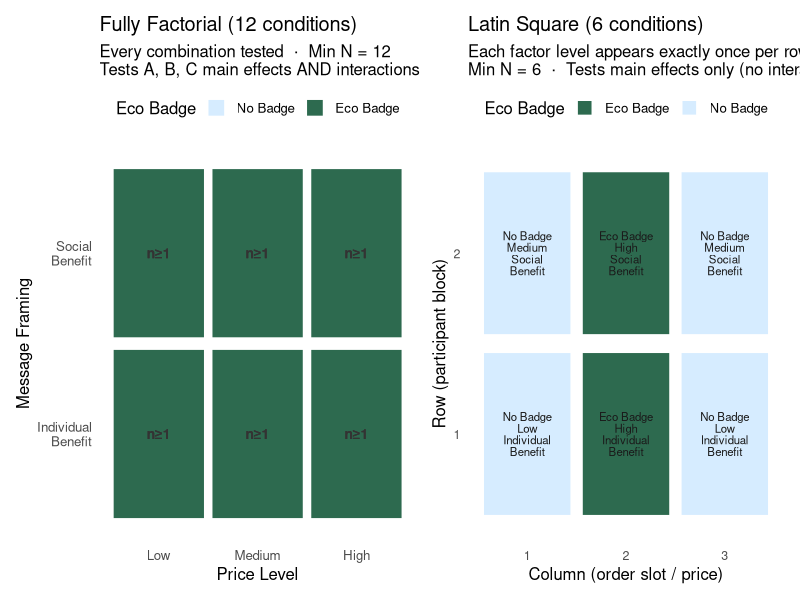
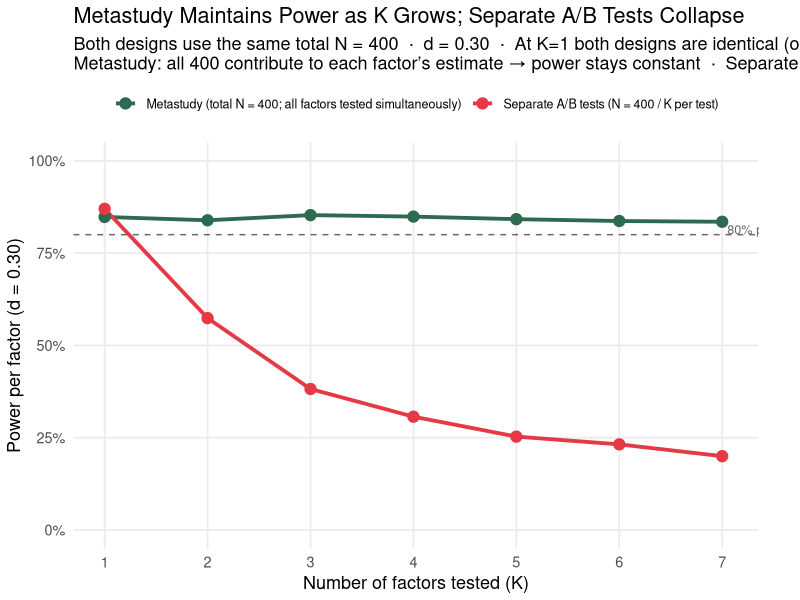
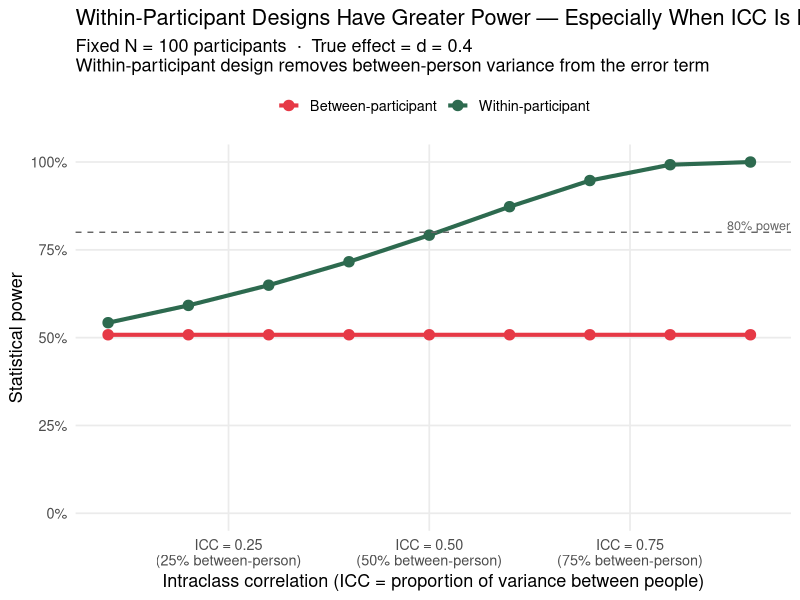

These charts were generated, in order, by the following R code:
## ---- chunk 1
knitr::opts_chunk$set(
  echo    = TRUE,
  fig.width  = 9,
  fig.height = 5,
  fig.path   = "figs/",
  dev        = "svg"
)
dir.create("figs", recursive = TRUE, showWarnings = FALSE)
## ---- chunk 2
#| code-summary: "▶ Load required packages"
library(tidyverse); library(ggplot2); library(knitr); library(scales); library(patchwork)
if (!requireNamespace("lavaan", quietly = TRUE)) install.packages("lavaan")
library(lavaan)
set.seed(2025)
## ---- chunk 3
#| code-summary: "▶ Visualize: CRD vs. Factorial vs. Latin Square cell structures"

# ── Fully factorial: all A×B×C combinations ──────────────────────────────────
fact_df <- expand.grid(
  EcoBadge  = c("No Badge", "Eco Badge"),
  PriceLevel = c("Low", "Medium", "High"),
  Framing    = c("Individual\nBenefit", "Social\nBenefit")
) |>
  mutate(cell = paste(EcoBadge, PriceLevel, Framing, sep = "\n"),
         design = "Fully Factorial\n(12 cells, 12N total)")

# ── Latin square: Factor C varied across rows and Factor A×B as column×row
# 2×3 Latin Square (accommodate unequal levels by using 3×3 and dropping one row)
ls_grid <- expand.grid(Row = 1:2, Col = 1:3) |>
  mutate(
    EcoBadge   = ifelse(Col %in% c(1, 3), "No Badge", "Eco Badge"),
    PriceLevel = c("Low","Medium","High","High","Low","Medium"),
    Framing    = c("Individual\nBenefit","Social\nBenefit","Individual\nBenefit",
                   "Social\nBenefit","Individual\nBenefit","Social\nBenefit"),
    design     = "Latin Square\n(6 cells, 6N total)"
  )

# ── CRD: just two cells (eco vs. no eco, collapsing B and C) ─────────────────
crd_df <- data.frame(
  EcoBadge   = c("No Badge", "Eco Badge"),
  PriceLevel = "Pooled\n(B,C varied\nbut uncontrolled)",
  Framing    = "Pooled",
  design     = "Simple A/B (CRA)\n(2 cells, N total)",
  Row = 1, Col = 1:2
)

# ── Plot factorial and latin square side by side ──────────────────────────────
p_fact <- ggplot(fact_df, aes(x = PriceLevel, y = Framing, fill = EcoBadge)) +
  geom_tile(color = "white", linewidth = 1.2, width = 0.95, height = 0.95) +
  geom_text(aes(label = paste0("n\u2265", ifelse(EcoBadge == "Eco Badge", "1", "1"))),
            size = 3.5, fontface = "bold", color = "gray20") +
  scale_fill_manual(values = c("No Badge" = "#d6ecff", "Eco Badge" = "#2d6a4f"),
                    name = "Eco Badge") +
  labs(title = "Fully Factorial (12 conditions)",
       subtitle = "Every combination tested  \u00b7  Min N = 12\nTests A, B, C main effects AND interactions",
       x = "Price Level", y = "Message Framing") +
  theme_minimal(base_size = 12) +
  theme(panel.grid = element_blank(), legend.position = "top")

p_ls <- ggplot(ls_grid, aes(x = factor(Col), y = factor(Row), fill = EcoBadge)) +
  geom_tile(color = "white", linewidth = 1.5, width = 0.92, height = 0.92) +
  geom_text(aes(label = paste0(EcoBadge, "\n", PriceLevel, "\n", Framing)),
            size = 2.9, lineheight = 0.85, color = "gray10") +
  scale_fill_manual(values = c("No Badge" = "#d6ecff", "Eco Badge" = "#2d6a4f"),
                    name = "Eco Badge") +
  labs(title = "Latin Square (6 conditions)",
       subtitle = "Each factor level appears exactly once per row and column\nMin N = 6  \u00b7  Tests main effects only (no interactions)",
       x = "Column (order slot / price)", y = "Row (participant block)") +
  theme_minimal(base_size = 12) +
  theme(panel.grid = element_blank(), legend.position = "top",
        axis.text = element_text(size = 9))

p_fact + p_ls
## ---- chunk 4
#| code-summary: "▶ Table: design comparison on key dimensions"

design_tab <- data.frame(
  Design = c("Simple A/B (CRA)", "Fully Factorial", "Latin Square"),
  `Conditions` = c(2, 12, 6),
  `Min N (1 obs/cell)` = c(2, 12, 6),
  `Main effects testable` = c("A only", "A, B, C", "A, B, C"),
  `Interactions testable` = c("None", "A\u00d7B, A\u00d7C, B\u00d7C, A\u00d7B\u00d7C", "None"),
  `Orthogonality coverage` = c("Only A vs. B,C confounded", "Perfect within cells", "Approximate — by design"),
  check.names = FALSE
)

kable(design_tab,
      caption = "Design comparison: efficiency, testability, and orthogonality coverage")
## ---- chunk 5
#| code-summary: "▶ Simulate: metastudy maintains power as K grows; separate A/B tests collapse"

set.seed(2026)
K_vec   <- 1:7       # 1 to 7 factors (stop at K = 7)
N_total <- 400       # fixed total budget (same for both designs)
d       <- 0.30      # true effect size per factor
n_sim   <- 1000      # simulations per cell

# ── Metastudy: all N=400 test all K factors simultaneously (orthogonal OLS) ────
# Key: each factor is assigned orthogonally, so estimating Factor 1 uses all N
# participants (N/2 per level), regardless of K. SE ≈ 2*sigma/sqrt(N) = constant.
# At K=1 this is identical to a single A/B test with N participants.
sim_meta_power <- function(N, K, d, n_sim = 500) {
  mean(replicate(n_sim, {
    # Random ±0.5 assignment to each of K orthogonal factors
    X   <- matrix(sample(c(-0.5, 0.5), N * K, replace = TRUE), nrow = N)
    Y   <- X %*% rep(d, K) + rnorm(N, 0, 1)
    fit <- lm(Y ~ X)
    # p-value for Factor 1 (all factors symmetric by design)
    coef(summary(fit))[2, 4] < 0.05
  }))
}

# ── Separate A/B tests: total N = 400 split EQUALLY among K tests ─────────────
# Each of the K factors gets its own study with N/K participants.
# At K=1: N_per_test = 400 → identical to metastudy (K=1 case) → equal power.
# As K grows: N_per_test = 400/K shrinks → power falls.
sim_ab_power <- function(N_per_test, d, n_sim = 500) {
  n_t <- ceiling(N_per_test / 2)
  n_c <- floor(N_per_test / 2)
  mean(replicate(n_sim, {
    obs <- mean(rnorm(n_t,  d / 2, 1)) - mean(rnorm(n_c, -d / 2, 1))
    se  <- sqrt(1/n_t + 1/n_c)
    abs(obs / se) > qnorm(0.975)
  }))
}

meta_powers <- sapply(K_vec, function(K) sim_meta_power(N_total, K, d, n_sim))
ab_powers   <- sapply(K_vec, function(K) sim_ab_power(floor(N_total / K), d, n_sim))

power_df <- data.frame(
  n_factors = rep(K_vec, 2),
  power     = c(meta_powers, ab_powers),
  design    = rep(c("Metastudy (total N = 400; all factors tested simultaneously)",
                    "Separate A/B tests (N = 400 / K per test)"),
                 each = length(K_vec))
)

ggplot(power_df, aes(x = n_factors, y = power,
                     color = design, group = design)) +
  geom_line(linewidth = 1.3) +
  geom_point(size = 3.5) +
  geom_hline(yintercept = 0.80, linetype = "dashed", color = "gray40") +
  annotate("text", x = 7.05, y = 0.815, label = "80% power",
           color = "gray40", size = 3.2, hjust = 0) +
  scale_color_manual(
    values = c("Metastudy (total N = 400; all factors tested simultaneously)" = "#2d6a4f",
               "Separate A/B tests (N = 400 / K per test)"                   = "#e63946"),
    name = NULL) +
  scale_y_continuous(labels = percent_format(accuracy = 1), limits = c(0, 1)) +
  scale_x_continuous(breaks = K_vec) +
  labs(x = "Number of factors tested (K)",
       y = "Power per factor (d = 0.30)",
       title = "Metastudy Maintains Power as K Grows; Separate A/B Tests Collapse",
       subtitle = paste0(
         "Both designs use the same total N = 400  \u00b7  d = 0.30  \u00b7  At K=1 both designs are identical (one A/B test, N=400)\n",
         "Metastudy: all 400 contribute to each factor\u2019s estimate \u2192 power stays constant  \u00b7  ",
         "Separate A/B: 400/K per test \u2192 power falls")) +
  theme_minimal(base_size = 13) +
  theme(panel.grid.minor = element_blank(), legend.position = "top",
        legend.text = element_text(size = 9),
        plot.margin = margin(5, 30, 5, 5))
## ---- chunk 6
#| code-summary: "▶ Simulate: between vs. within participant power comparison"

set.seed(2026)

# Parameters
true_effect <- 0.40   # true within-person effect (SD units)
icc_range   <- seq(0.10, 0.90, by = 0.10)  # ICC = between / total variance

power_comparison <- expand.grid(
  icc    = icc_range,
  design = c("Between-participant", "Within-participant")
) |>
  mutate(
    # For fixed total N = 100, n_per_arm = 50 between, N = 50 for within
    N        = 100,
    n_arm    = 50,
    # Between: variance includes between-person component (inflates denominator)
    sd_eff_b = sqrt(1),             # full SD
    # Within: SD of the DIFFERENCE scores = sqrt(2*(1-icc)) * total_sd
    sd_eff_w = sqrt(2 * (1 - icc)),
    power_val = mapply(function(des, sd_e) {
      tryCatch(
        power.t.test(n = 50, delta = true_effect,
                     sd = sd_e, sig.level = 0.05,
                     type = ifelse(des == "Between-participant",
                                   "two.sample", "paired"))$power,
        error = function(e) NA_real_
      )
    }, design, ifelse(design == "Between-participant", sd_eff_b, sd_eff_w))
  )

ggplot(power_comparison, aes(x = icc, y = power_val,
                              color = design, group = design)) +
  geom_line(linewidth = 1.4) +
  geom_point(size = 3.2) +
  geom_hline(yintercept = 0.80, linetype = "dashed", color = "gray40") +
  annotate("text", x = 0.91, y = 0.82, label = "80% power",
           color = "gray40", size = 3.2) +
  scale_color_manual(values = c("Between-participant" = "#e63946",
                                 "Within-participant"  = "#2d6a4f"),
                     name = NULL) +
  scale_x_continuous(labels = function(x) sprintf("ICC = %.2f\n(%.0f%% between-person)", x, x*100)) +
  scale_y_continuous(labels = percent_format(accuracy = 1), limits = c(0, 1)) +
  labs(x = "Intraclass correlation (ICC = proportion of variance between people)",
       y = "Statistical power",
       title = "Within-Participant Designs Have Greater Power — Especially When ICC Is High",
       subtitle = paste0("Fixed N = 100 participants  \u00b7  True effect = d = ", true_effect,
                         "\nWithin-participant design removes between-person variance from the error term")) +
  theme_minimal(base_size = 13) +
  theme(panel.grid.minor = element_blank(), legend.position = "top")
